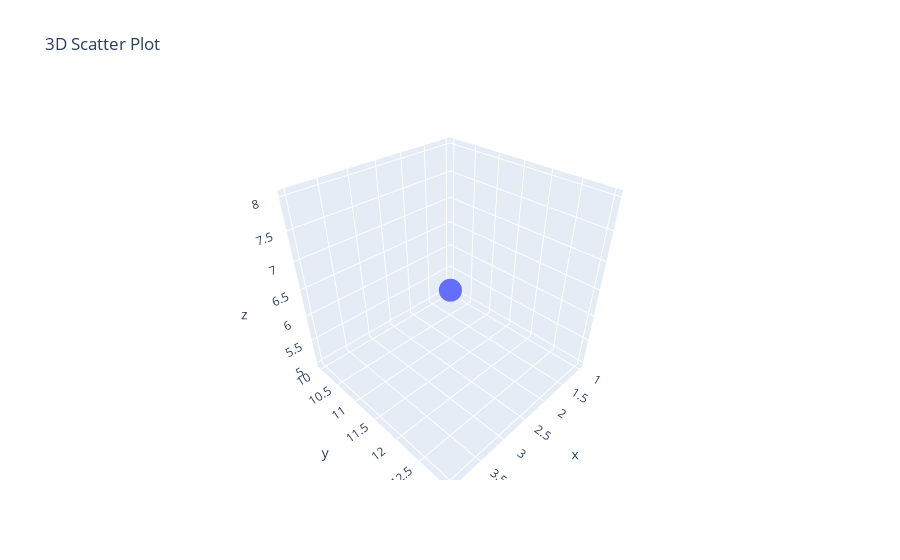

Notebook code for this chart:
### Code cell
#13:- Create a 3D scatter plot using Plotly.
import plotly.express as px

# Sample data
data = {'x': [1, 2, 3, 4],
        'y': [10, 11, 12, 13],
        'z': [5, 6, 7, 8]}

fig = px.scatter_3d(data, x='x', y='y', z='z', title='3D Scatter Plot')

fig.show()

### Figure 1 — Plotly figure (JSON) as saved in the notebook; plotly's stock layout.template omitted (floating-point values rounded to 4 significant figures)
{"data": [{"hovertemplate": "x=%{x}<br>y=%{y}<br>z=%{z}<extra></extra>", "legendgroup": "", "marker": {"color": "#636efa", "symbol": "circle"}, "mode": "markers", "name": "", "scene": "scene", "showlegend": false, "type": "scatter3d", "x": [1, 2, 3, 4], "y": [10, 11, 12, 13], "z": [5, 6, 7, 8]}], "layout": {"legend": {"tracegroupgap": 0}, "scene": {"domain": {"x": [0, 1], "y": [0, 1]}, "xaxis": {"title": {"text": "x"}}, "yaxis": {"title": {"text": "y"}}, "zaxis": {"title": {"text": "z"}}}, "title": {"text": "3D Scatter Plot"}}}
